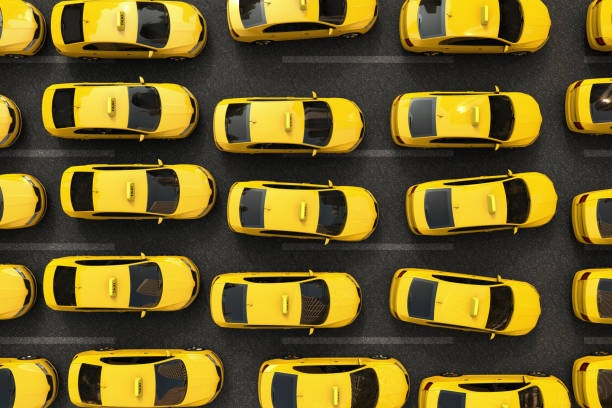
#> input picture session_11/02_notebooks/images/input/traffic.png, 612 x 408 px
$ jupyter execute 03_computer_vision_operations.ipynb
#> lines starting #> are read from the running program, lines starting #| are printed output that depends on the picture; after the words box and inside, x2 and y2 are one past the last pixel; in counts of white or black regions, pixels touching at a corner belong together
# Using opencv - computer vision operations

We will explore several computer vision operations which can be performed by opencv.

[cell 1]
# make sure opencv is installed

[cell 2]
# import the necessary modules
import cv2 as cv
from matplotlib import pyplot as plt
import numpy as np

# define path constants
INPUT_DIR = "./images/input/"
OUTPUT_DIR = "./images/output/"
INPUT_IMAGE = "traffic.png"

[cell 3]
# read the image data, forcing color conversion
original_image_data = cv.imread(
    filename = INPUT_DIR + "/" + INPUT_IMAGE, # specification of input file
    flags = cv.IMREAD_COLOR # the image will be read forcing color conversion
)
#> original_image_data is the input picture: shape (408, 612, 3); mean B, G, R 37.3, 95.1, 110.5

# triple resizing for up-scaled image version
input_image_data = cv.resize(
    src = original_image_data, # use original image
    dsize = (original_image_data.shape[1] * 3, original_image_data.shape[0] * 3), # scale the image at triple size
    interpolation = cv.INTER_LANCZOS4 # using a specific interpolation techniques
)

[cell 4]
# define a function for displaying images
def display_image(image_data, conversion = None, cmap = None):

    # set the image size
#> called with conversion = 4
    fig = plt.figure(frameon= False)
    fig.set_size_inches(image_data.shape[1] / 100,  image_data.shape[0] / 100)

    # adjust image data in order to perform data conversion
    image_data_adjusted = image_data
    if conversion:
        image_data_adjusted = cv.cvtColor(image_data, conversion)

    # display image data
    plt.imshow(
        X = image_data_adjusted,
        cmap = cmap
    )

    # hide grid ticks
    plt.xticks([])
    plt.yticks([])

    # show the image plot
    plt.show()

    return

[cell 5]
# display input image data
display_image(
    image_data = input_image_data, # pass the image data
    conversion = cv.COLOR_BGR2RGB # convert BGR data to RGB data
)

## Detecting image contours
OpenCV can detect contours in the images, a basic task in computer vision.

A good choice is the Canny algorithm which selects pixels that have a color variation gradient between a lower and upper threshold.

[cell 6]
# transform the image to grayscale color
gray_scale_image_data = cv.cvtColor(
    src = input_image_data,
    code = cv.COLOR_BGR2GRAY
)
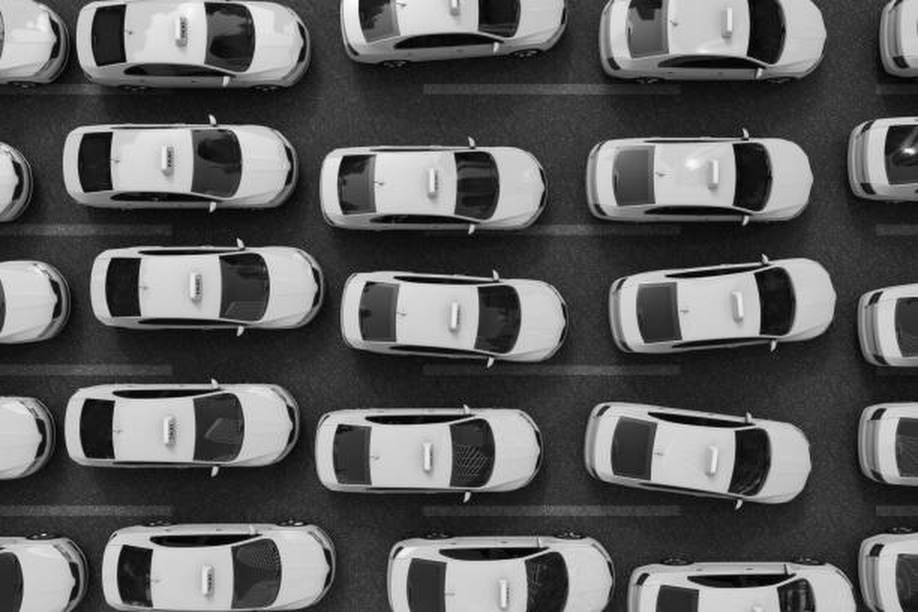
#> gray_scale_image_data: shape (1224, 1836) (shown at 1/2 size); min 0, max 255, mean 93.1

# we will detect image edges using Canny algorithm
# using automated threshold values
mean_pixel_value = np.mean(gray_scale_image_data)
#> mean_pixel_value = 93.08
lower_threshold = 1.0 * mean_pixel_value
#> lower_threshold = 93.08
higher_threshold = 2.0 * mean_pixel_value
#> higher_threshold = 186.2

edged_image_data = cv.Canny(
    image = gray_scale_image_data, # the image data
    threshold1 = lower_threshold, # lower threshold gradient
    threshold2 = higher_threshold # higher threshold gradient
)
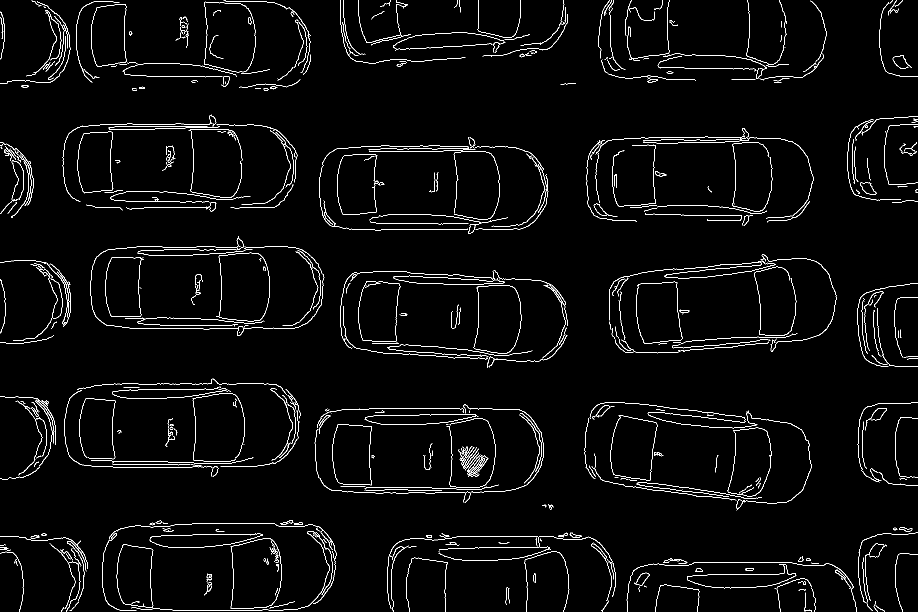
#> edged_image_data: shape (1224, 1836) (shown at 1/2 size); 2.7% white in thin lines or dots

# switch pixel colors
edged_image_data = 255 - edged_image_data
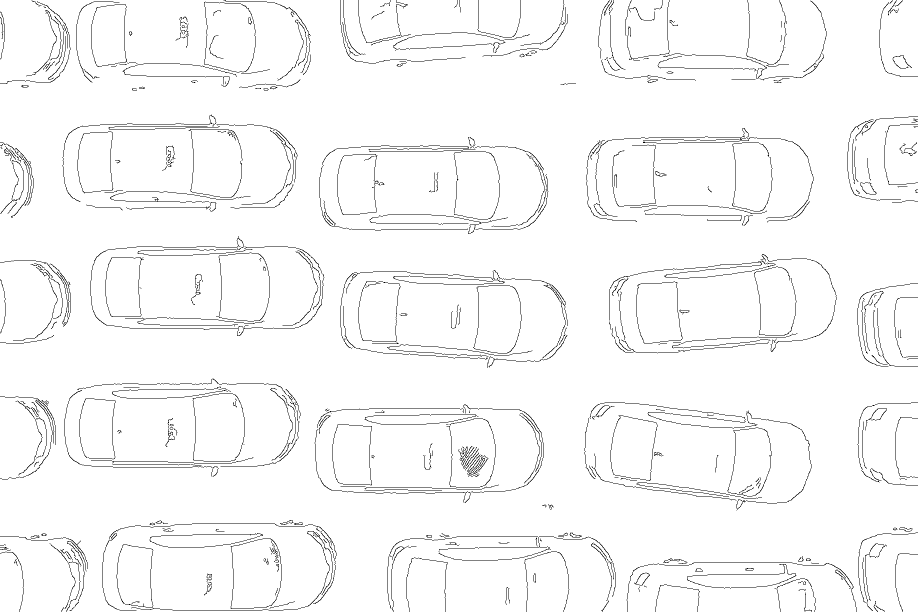
#> edged_image_data: shape (1224, 1836) (shown at 1/2 size); 97.3% white; black in thin lines or dots

# display image data
display_image(
    image_data = edged_image_data, # pass the image data
    conversion = cv.COLOR_BGR2RGB # convert BGR data to RGB data
)
#> in display_image (call 2), `image_data_adjusted = cv.cvtColor(image_data, conversion)`: image_data_adjusted: shape (1224, 1836, 3); 97.3% white; black in thin lines or dots

## Performing image segmentation
OpenCV also performs image segmentation which is essential for advanced operation such as object detection or semantic annotation.

The watershed algorithm is a standard algorithm for extracting various regions (segments) of an image.

[cell 7]
# we will compute a image threshold using Otsu method
_, threshold_image = cv.threshold(
    src = gray_scale_image_data,
    thresh = 0,  # threshold value
    maxval = 255,  # maximal value allowed
    type=cv.THRESH_BINARY_INV + cv.THRESH_OTSU # Otsu image threshold method will be used, colors will be inverted
)
#> threshold_image: shape (1224, 1836); 66.9% white; 180 black regions (108 under 20 px), largest, box (x1, y1, x2, y2) and area: (204, 1048, 669, 1224) 49166, (1171, 804, 1623, 1006) 46112, (631, 810, 1080, 983) 45783

# display image data
display_image(
    image_data = threshold_image,  # pass the image data
    cmap="gray"
)

[cell 8]
# we will use image dilation to ensure
# background is detected with maximum chance
dilation_kernel = np.ones((3, 3), np.uint8)
background_enhanced_image_data = cv.dilate(
    src = threshold_image,
    kernel = dilation_kernel,
    iterations = 3
)
#> background_enhanced_image_data: shape (1224, 1836); 73.4% white; 124 black regions (55 under 20 px), largest, box (x1, y1, x2, y2) and area: (207, 1051, 655, 1224) 40046, (634, 815, 1076, 979) 37325, (1174, 808, 1487, 984) 26515

# display image data
display_image(
    image_data = background_enhanced_image_data, # pass the image data
    cmap = "gray"
)

[cell 9]
# erode image before distance transformation
erosion_kernel = np.ones((2, 2), np.uint8)
eroded_image_data = cv.erode(
    src = threshold_image,
    kernel = erosion_kernel,
    iterations = 1
)
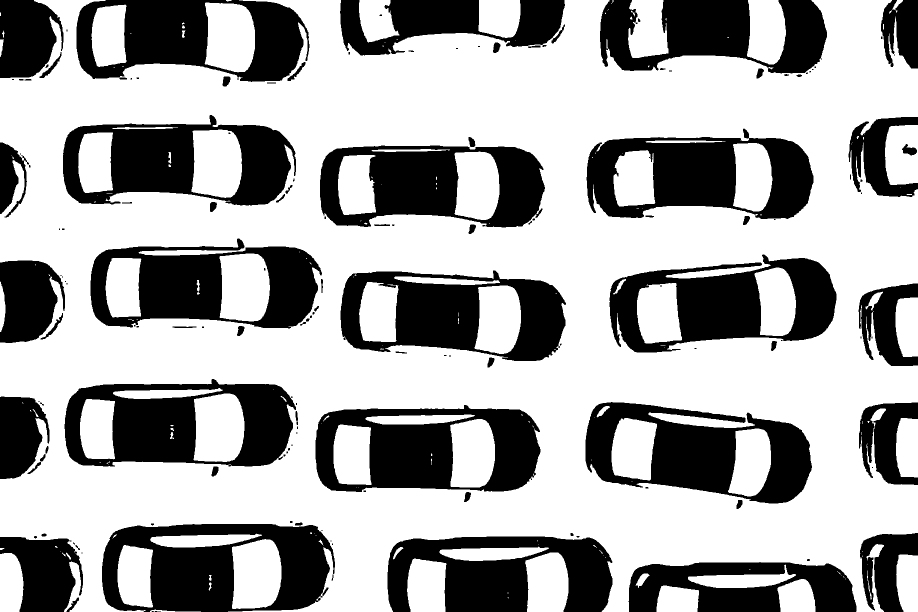
#> eroded_image_data: shape (1224, 1836) (shown at 1/2 size); 65.7% white; 152 black regions (69 under 20 px), largest, box (x1, y1, x2, y2) and area: (204, 1048, 670, 1224) 50815, (1171, 804, 1624, 1007) 47614, (631, 810, 1081, 984) 47258

# perform image distance transformation
distance_transform_image_data = cv.distanceTransform(
    eroded_image_data,
    cv.DIST_L2,
    5
)

# display image data
display_image(
    image_data = distance_transform_image_data, # pass the image data
    cmap = "gray"
)

[cell 10]
_, foreground_enhanced_image_data = cv.threshold(
    distance_transform_image_data,
    0.25 * distance_transform_image_data.max(),
    255,
    0
)
#> foreground_enhanced_image_data: shape (1224, 1836) float32; 27.7% white; 39 white regions (2 under 20 px), largest, box (x1, y1, x2, y2) and area: (0, 0, 1836, 1224) 580334, (419, 815, 461, 896) 2969, (414, 288, 456, 367) 2816
foreground_enhanced_image_data = np.uint8(foreground_enhanced_image_data)

# display image data
display_image(
    image_data = foreground_enhanced_image_data, # pass the image data
    cmap = "gray"
)

[cell 11]
# determine undetermined background and foreground image regions
# this means they belong to both background and foreground
undetermined_image_data = cv.subtract(
    background_enhanced_image_data, # will subtract from background image data
    foreground_enhanced_image_data # will subtract the foreground image data
)
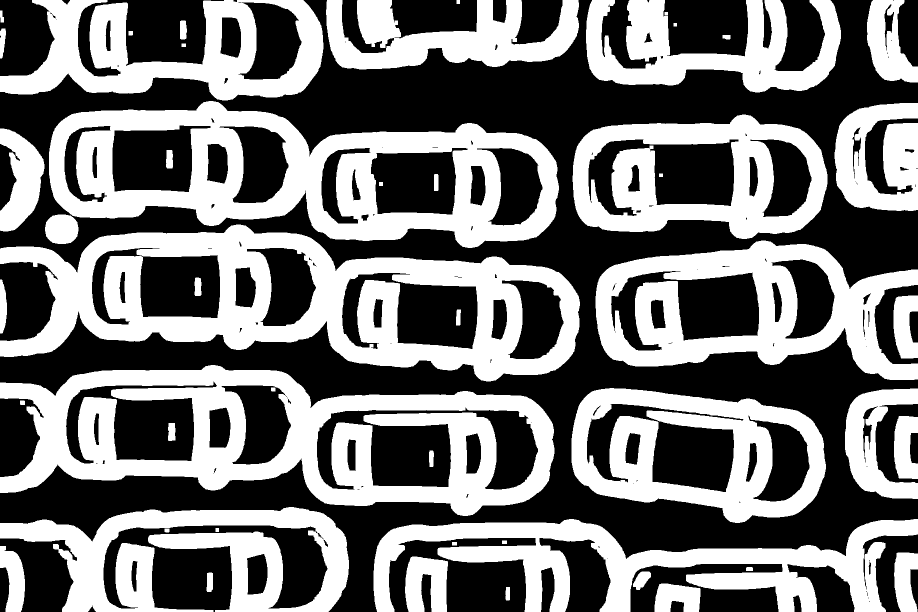
#> undetermined_image_data: shape (1224, 1836) (shown at 1/2 size); 45.7% white; 50 white regions, largest, box (x1, y1, x2, y2) and area: (0, 449, 1160, 763) 147806, (0, 730, 1109, 1032) 142089, (98, 202, 1118, 496) 129113

# display image data
display_image(
    image_data = undetermined_image_data, # pass the image data
    cmap = "gray"
)

[cell 12]
_, markers = cv.connectedComponents(foreground_enhanced_image_data)
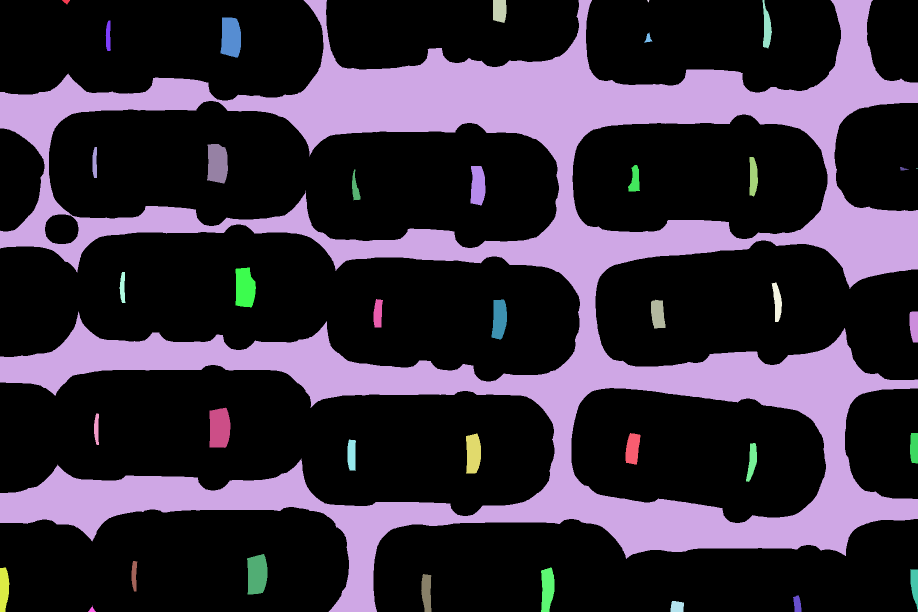
#> markers: shape (1224, 1836) int32 (shown at 1/2 size); 40 distinct labels, from 0 to 39; one colour per label, 0 black
markers = markers + 1
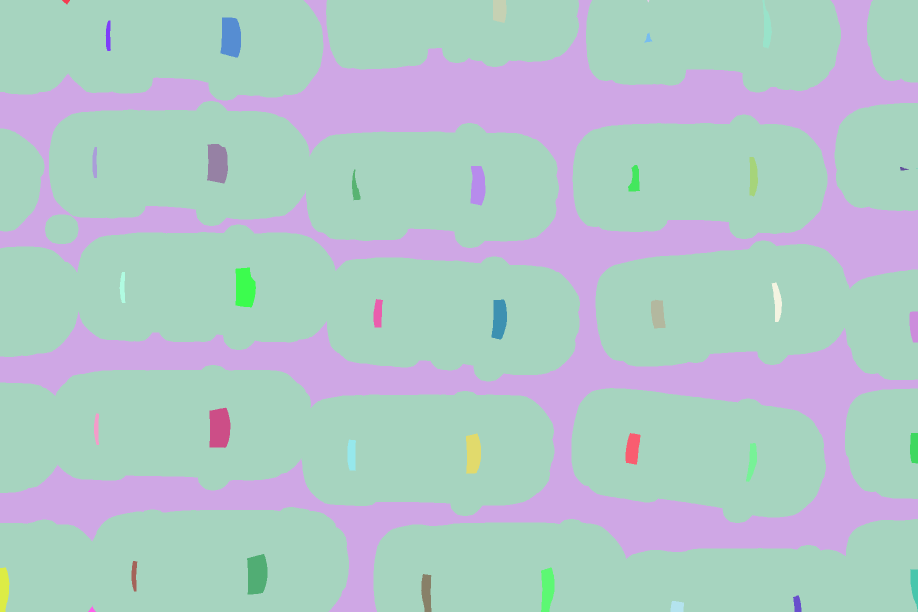
#> markers: shape (1224, 1836) int32 (shown at 1/2 size); 40 distinct labels, from 1 to 40; one colour per label, 0 black
markers[undetermined_image_data == 255] = 0
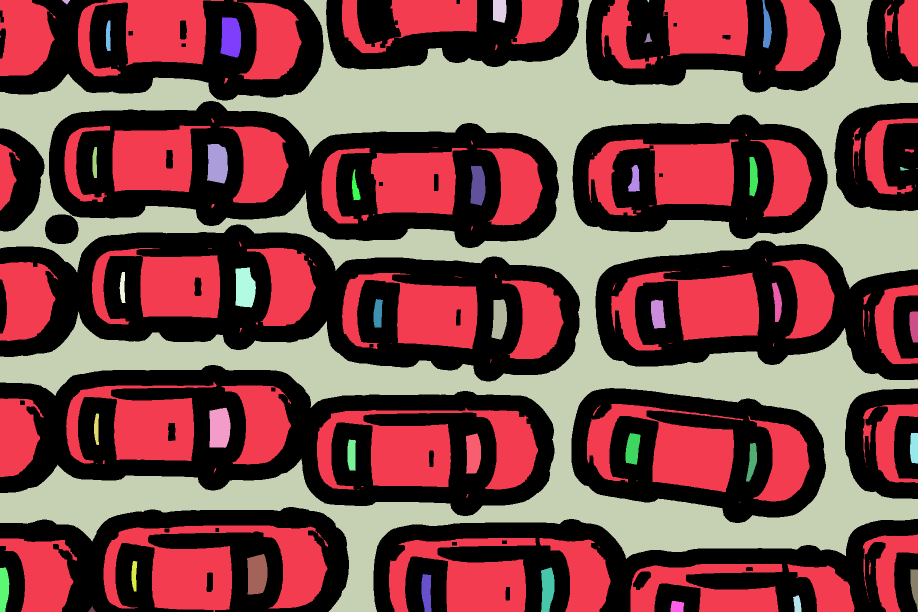
#> markers: shape (1224, 1836) int32 (shown at 1/2 size); 41 distinct labels, from 0 to 40; one colour per label, 0 black

[cell 13]
# generate watershed markers
# they act as area labels
watershed_markers = cv.watershed(
    input_image_data,
    markers
)
#> watershed_markers: shape (1224, 1836) int32; 41 distinct labels, from -1 to 40

# ensure that the -1 (undetermined) markers get the 0 label
watershed_markers = watershed_markers + 1
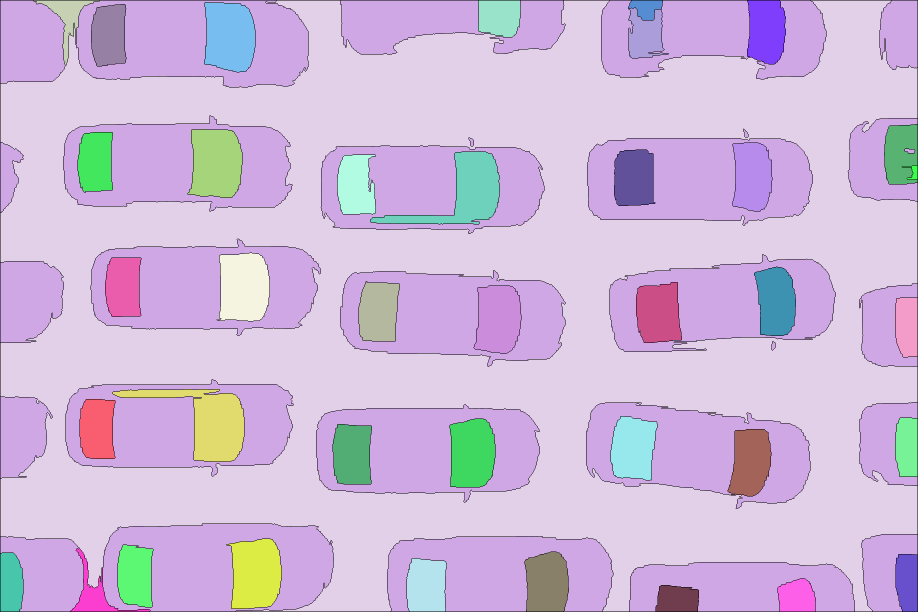
#> watershed_markers: shape (1224, 1836) int32 (shown at 1/2 size); 41 distinct labels, from 0 to 41; one colour per label, 0 black
